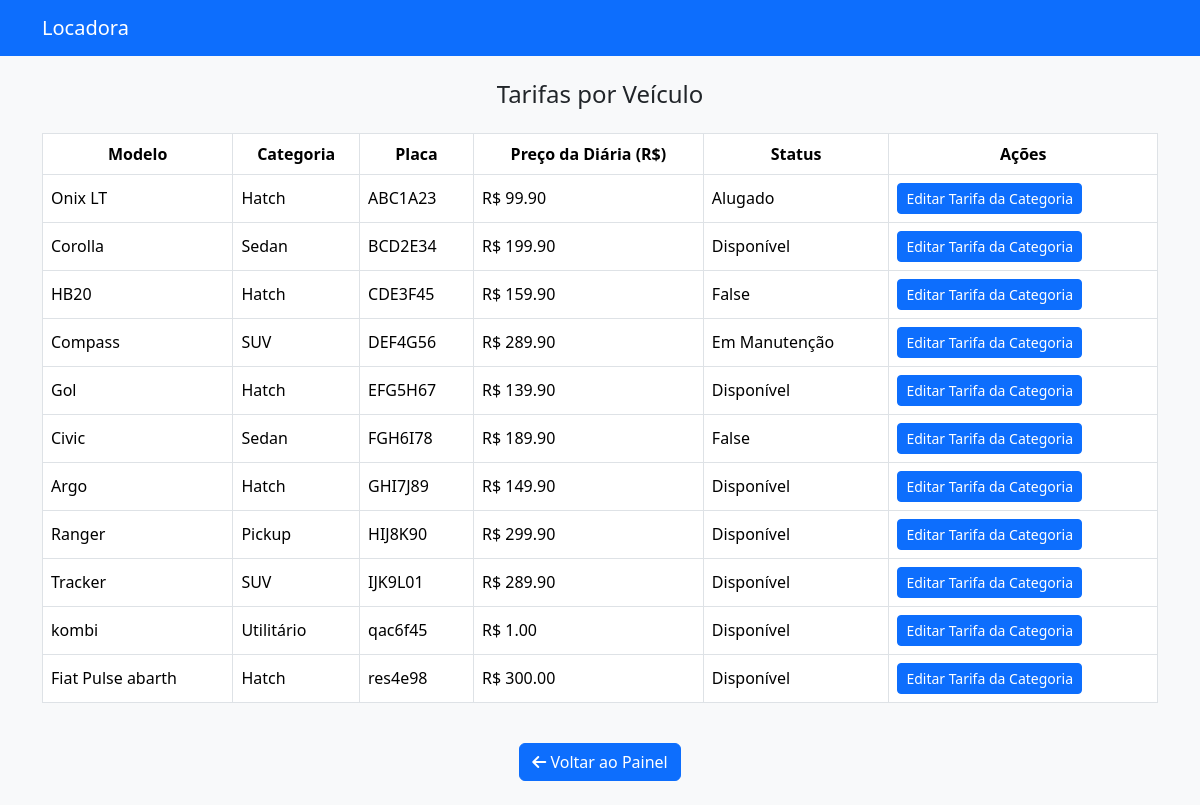
The page /veiculos/tarifas/ (signed in) on the database its author committed.
### veiculos/models.py (models this page shows, shortened)
class Veiculo(models.Model):
    CATEGORIAS = [
        ('hatch', 'Hatch'),
        ('sedan', 'Sedan'),
        ('suv', 'SUV'),
        ('pickup', 'Pickup'),
        ('luxo', 'Luxo'),
        ('utilitario', 'Utilitário'),
    ]
    STATUS = [
        ('disponivel', 'Disponível'),
        ('alugado', 'Alugado'),
        ('manutencao', 'Em Manutenção'),
    ]
    modelo = models.CharField(max_length=100)
    marca = models.CharField(max_length=100)
    ano = models.IntegerField()
    cor = models.CharField(max_length=50)
    categoria = models.CharField(max_length=50, choices=CATEGORIAS)
    placa = models.CharField(max_length=10, unique=True)
    preco_locacao = models.DecimalField(max_digits=8, decimal_places=2)
    status_disponibilidade = models.CharField(max_length=20, choices=STATUS, default='disponivel')
    imagem = models.ImageField(upload_to='veiculos/', null=True, blank=True)

### veiculos/views.py (the view)
# urls.py: path('tarifas/', views.listar_tarifas, name='listar_tarifas'),
@login_required
def listar_tarifas(request):
    veiculos = Veiculo.objects.all()
    categorias = veiculos.values_list('categoria', flat=True).distinct()
    return render(request, 'veiculos/tarifas.html', {
        'veiculos': veiculos,
        'categorias': categorias,
    })

### veiculos/templates/veiculos/tarifas.html (shortened to what this page needs)
<!DOCTYPE html>
<html lang="pt-br">
<head>
  <link href="https://cdn.jsdelivr.net/npm/bootstrap@5.3.3/dist/css/bootstrap.min.css" rel="stylesheet">
  <link href="https://cdnjs.cloudflare.com/ajax/libs/font-awesome/6.5.0/css/all.min.css" rel="stylesheet">
</head>
<body class="bg-light">
  <nav class="navbar navbar-expand-lg navbar-dark bg-primary">
    <div class="container">
      <a class="navbar-brand" href="/">Locadora</a>
    </div>
  </nav>
<div class="container py-4">
  <h4 class="text-center mb-4">Tarifas por Veículo</h4>
  {% if veiculos %}
    <div class="table-responsive">
      <table class="table table-hover table-bordered align-middle">
        <thead class="text-center">
          <tr>
            <th>Modelo</th>
            <th>Categoria</th>
            <th>Placa</th>
            <th>Preço da Diária (R$)</th>
            <th>Status</th>
            <th>Ações</th>
          </tr>
        </thead>
        <tbody>
          {% for v in veiculos %}
            <tr>
              <td>{{ v.modelo }}</td>
              <td>{{ v.get_categoria_display }}</td>
              <td>{{ v.placa }}</td>
              <td>R$ {{ v.preco_locacao }}</td>
              <td>{{ v.get_status_disponibilidade_display }}</td>
              <td>
                <a href="{% url 'editar_tarifa_categoria' categoria=v.categoria %}" class="btn btn-sm btn-primary">
                  Editar Tarifa da Categoria
                </a>
              </td>
            </tr>
          {% endfor %}
        </tbody>
      </table>
    </div>
  {% else %}
    <div class="alert alert-warning text-center">Nenhum veículo cadastrado.</div>
  {% endif %}
  <div class="text-center mt-4">
    <a href="{% url 'home' %}" class="btn btn-primary">
      <i class="fas fa-arrow-left"></i> Voltar ao Painel
    </a>
  </div>
</div>
</body>
</html>

### veiculos/templates/veiculos/tarifas.html (style rules this page uses)
.table thead { background-color: #0d6efd; color: white; }

### rows shown on the page
Veiculo: modelo "Onix LT", categoria "Hatch", placa "ABC1A23", preco_locacao "99.90", status_disponibilidade "Alugado"
Veiculo: modelo "Corolla", categoria "Sedan", placa "BCD2E34", preco_locacao "199.90", status_disponibilidade "Disponível"
Veiculo: modelo "HB20", categoria "Hatch", placa "CDE3F45", preco_locacao "159.90", status_disponibilidade "False"
Veiculo: modelo "Compass", categoria "SUV", placa "DEF4G56", preco_locacao "289.90", status_disponibilidade "Em Manutenção"
Veiculo: modelo "Gol", categoria "Hatch", placa "EFG5H67", preco_locacao "139.90", status_disponibilidade "Disponível"
Veiculo: modelo "Civic", categoria "Sedan", placa "FGH6I78", preco_locacao "189.90", status_disponibilidade "False"
Veiculo: modelo "Argo", categoria "Hatch", placa "GHI7J89", preco_locacao "149.90", status_disponibilidade "Disponível"
Veiculo: modelo "Ranger", categoria "Pickup", placa "HIJ8K90", preco_locacao "299.90", status_disponibilidade "Disponível"
Veiculo: modelo "Tracker", categoria "SUV", placa "IJK9L01", preco_locacao "289.90", status_disponibilidade "Disponível"
Veiculo: modelo "kombi", categoria "Utilitário", placa "qac6f45", preco_locacao "1.00", status_disponibilidade "Disponível"
Veiculo: modelo "Fiat Pulse abarth", categoria "Hatch", placa "res4e98", preco_locacao "300.00", status_disponibilidade "Disponível"
